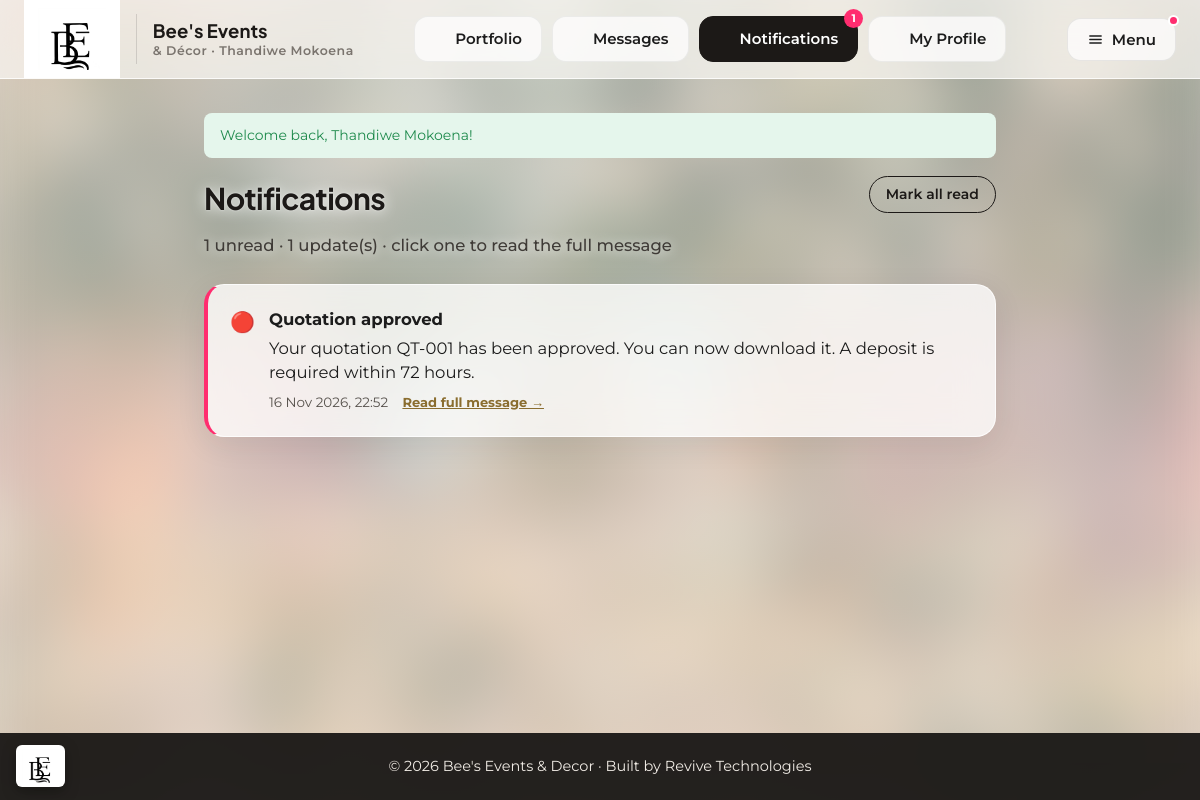
The app's page /client/notifications.php (signed in) with its own data.
### tables this page shows
CREATE TABLE notifications (
    notification_id INT AUTO_INCREMENT PRIMARY KEY,
    user_id         INT NOT NULL,
    title           VARCHAR(160) NOT NULL,
    message         TEXT NOT NULL,
    link            VARCHAR(200) DEFAULT NULL,       
    is_read         TINYINT(1) NOT NULL DEFAULT 0,
    created_at      DATETIME NOT NULL DEFAULT CURRENT_TIMESTAMP,
    FOREIGN KEY (user_id) REFERENCES users(user_id) ON DELETE CASCADE
);

### includes/functions.php (called while the page is built, shortened)
<?php
function h($string) {
    return htmlspecialchars($string ?? '', ENT_QUOTES, 'UTF-8');
}

### includes/alerts_ui.php (the view, shortened to what this page needs)
<?php
function render_alerts($alerts, $view, $role, $empty_text) {
    if ($selected): ?>
    <?php endif;
    if (empty($alerts)): ?>
        <div class="card empty-state"><?php echo h($empty_text); ?></div>
    <?php else: foreach ($alerts as $a): ?>
        <a class="card notif notif-click <?php echo $a['unread'] ? 'unread' : ''; ?> <?php echo $a['key'] === $view ? 'selected' : ''; ?>" href="?view=<?php echo h(rawurlencode($a['key'])); ?>">
            <div class="notif-ico"><?php echo $a['unread'] ? '🔴' : $a['icon']; ?></div>
            <div style="min-width:0;">
                <strong><?php echo h($a['title']); ?></strong>
                <p class="notif-msg"><?php echo h($a['detail']); ?></p>
                <span style="font-size:12px;color:var(--text-muted);"><?php echo date('d M Y, H:i', strtotime($a['time'])); ?></span>
                <span class="notif-link">Read full message &rarr;</span>
            </div>
        </a>
    <?php endforeach; endif;
}

### assets/css/style.css (style rules this page uses)
:root { --font-heading: 'Plus Jakarta Sans', 'Segoe UI', Arial, sans-serif; --font-body: 'Montserrat', 'Segoe UI', Arial, sans-serif; --font-script: 'Playball', cursive; --navy: #1c1917; --navy-light: #2a2522; --gold: #a6a09b; --gold-light: #cbc5be; --cream: #f8f6f1; --text-dark: #1c1c1c; --text-muted: #6b7280; --border: #e5e2da; --success: #1e8a4c; --success-bg: #e5f6ec; --warning: #b5850a; --warning-bg: #fdf3d9; --danger: #c23b3b; --danger-bg: #fbe6e6; --info: #2563a8; --info-bg: #e6f0fb; --radius: 10px; --shadow: 0 2px 10px rgba(22, 35, 63, 0.08); }
* { box-sizing: border-box; }
body { margin: 0; font-family: var(--font-body); background: var(--cream); color: var(--text-dark); line-height: 1.5; min-height: 100vh; display: flex; flex-direction: column; }
a { color: inherit; text-decoration: none; }
.card { background: #fff; border: 1px solid var(--border); border-radius: var(--radius); box-shadow: var(--shadow); padding: 22px; }
body.dash-page { background: #efe9e4; }
body.dash-page::before { content: ''; position: fixed; inset: 0; z-index: -1; background: linear-gradient(rgba(255,255,255,.28), rgba(250,244,240,.42)); pointer-events: none; }
.dash-page .card, .dash-page .table-wrap, .dash-page .chat-box { background: rgba(255,255,255,.64); backdrop-filter: blur(18px) saturate(150%); -webkit-backdrop-filter: blur(18px) saturate(150%); border: 1px solid rgba(255,255,255,.75); border-radius: 20px; box-shadow: 0 8px 30px rgba(40,30,25,.08); }
.notif { display: flex; gap: 14px; align-items: flex-start; margin-bottom: 12px; max-width: 800px; position: relative; }
.notif.unread { border-left: 4px solid #ff2d6f !important; }
.notif .notif-ico { font-size: 20px; }
.notif-link { font-size: 13px; font-weight: 700; text-decoration: underline; }
.dash-page { --text-muted: #57524d; }
body.dash-page::before { background: linear-gradient(rgba(255,255,255,.5), rgba(250,244,240,.64)); }
.dash-page .card, .dash-page .table-wrap, .dash-page .stat-row, .dash-page .chat-box { background: rgba(255,255,255,.78); }
.dash-page .dash-body .card[style*="max-width"], .dash-page .dash-body .stat-list[style*="max-width"], .dash-page .chat-box:not(.msg-main), .dash-page .q-card, .dash-page .notif { max-width: 100% !important; }
.dash-page { font-size: 16.5px; }
.dash-page [style*="font-size:12px"] { font-size: 13.5px !important; }
html { -webkit-text-size-adjust: 100%; text-size-adjust: 100%; }
html, body { overflow-x: clip; }
a.notif-click { color: inherit; text-decoration: none; cursor: pointer; transition: transform .15s ease, box-shadow .15s ease; }
.notif-msg { margin: 4px 0; display: -webkit-box; -webkit-line-clamp: 2; -webkit-box-orient: vertical; overflow: hidden; }
a.notif-click .notif-link { display: inline-block; margin-left: 10px; color: #8a6d2f; }

### records on screen
notifications: title "Quotation approved", message "Your quotation QT-001 has been approved. You can now download it. A deposit is required within 72 hours.", created_at "16 Nov 2026, 22:52"

### other values on screen
$who "Thandiwe Mokoena"
$item['label'] "Portfolio"
$item['label'] "Messages"
$item['label'] "Notifications"
$item['label'] "My Profile"
$flash['message'] "Welcome back, Thandiwe Mokoena!"
$unread_count "1"
count($alerts) "1"
